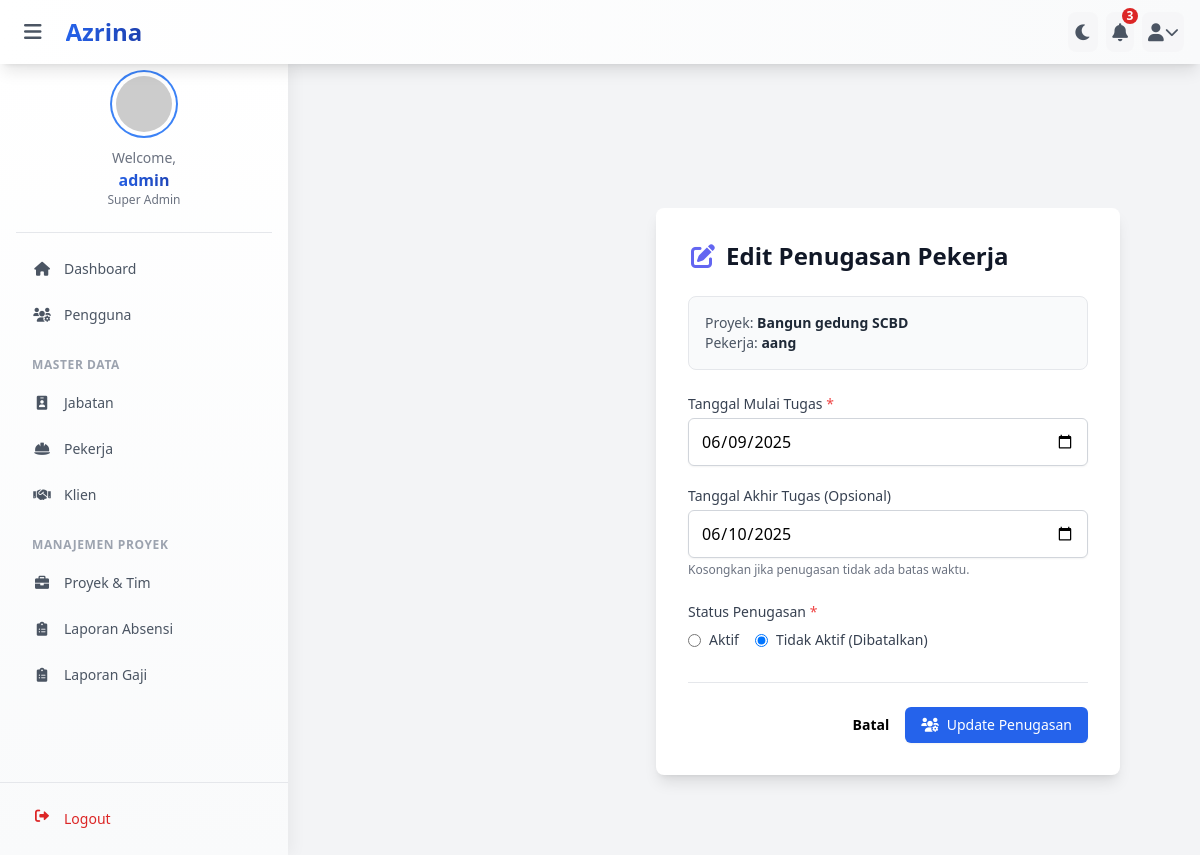
The page /penugasan/edit.php?id_penugasan=25 (signed in) on the database its author committed.
### tables this page shows
CREATE TABLE `proyek_pekerja` (
  `id_penugasan` int(11) NOT NULL,
  `id_projek` int(11) NOT NULL,
  `id_pekerja` int(11) NOT NULL,
  `tanggal_mulai_penugasan` date NOT NULL,
  `tanggal_akhir_penugasan` date DEFAULT NULL,
  `is_active` tinyint(1) NOT NULL DEFAULT 1,
  `created_by_mandor_id` int(11) DEFAULT NULL COMMENT 'Mandor yang menugaskan pekerja ini',
  `created_at` timestamp NOT NULL DEFAULT current_timestamp()
);

CREATE TABLE `projek` (
  `id_projek` int(11) NOT NULL,
  `id_klien` int(11) NOT NULL,
  `namaprojek` varchar(150) NOT NULL,
  `id_mandor_pekerja` int(11) NOT NULL COMMENT 'FK ke id_pekerja, mandor utama proyek ini',
  `jenisprojek` varchar(100) DEFAULT NULL,
  `status` enum('planning','active','completed') NOT NULL,
  `lokasi` text DEFAULT NULL,
  `tanggal_mulai_projek` date DEFAULT NULL,
  `tanggal_selesai_projek` date DEFAULT NULL
);

CREATE TABLE `pekerja` (
  `id_pekerja` int(11) NOT NULL,
  `namapekerja` varchar(100) NOT NULL,
  `id_jabatan` int(11) NOT NULL,
  `no_hp` varchar(20) DEFAULT NULL,
  `no_rek` varchar(30) DEFAULT NULL,
  `is_active` tinyint(1) NOT NULL DEFAULT 1
);

### penugasan/edit.php (the view, shortened to what this page needs)
<?php
require_once '../config.php';
$user_role = $_SESSION['role'];
$id_penugasan_edit = intval($_GET['id_penugasan']);
$sql_get_penugasan = "SELECT
                          pp.id_penugasan, pp.id_projek, pp.tanggal_mulai_penugasan, pp.tanggal_akhir_penugasan, pp.is_active,
                          pr.namaprojek,
                          pek.namapekerja,
                          pr.id_mandor_pekerja
                      FROM proyek_pekerja pp
                      INNER JOIN projek pr ON pp.id_projek = pr.id_projek
                      INNER JOIN pekerja pek ON pp.id_pekerja = pek.id_pekerja
                      WHERE pp.id_penugasan = ?";
$stmt_get = mysqli_prepare($koneksi, $sql_get_penugasan);
$penugasan_lama = null;
if ($stmt_get) {
    mysqli_stmt_bind_param($stmt_get, "i", $id_penugasan_edit);
    mysqli_stmt_execute($stmt_get);
    $result_get = mysqli_stmt_get_result($stmt_get);
    $penugasan_lama = mysqli_fetch_assoc($result_get);
} else {   }
$id_projek_terkait = $penugasan_lama['id_projek'];
$form_data = isset($_SESSION['form_data']) ? $_SESSION['form_data'] : $penugasan_lama;
require_once '../includes/header.php';
if ($user_role == 'super_admin') { require_once '../includes/sidebar_super_admin.php'; }
elseif ($user_role == 'admin') { require_once '../includes/sidebar_admin.php'; }
elseif ($user_role == 'mandor') { require_once '../includes/sidebar_mandor.php'; }
?>
<main class="content-wrapper mt-16 md:ml-72">
    <div class="max-w-2xl mx-auto p-4 sm:p-6 lg:p-8">
        <div class="bg-white dark:bg-gray-800 rounded-lg shadow-lg p-6 sm:p-8">
            <h1 class="text-xl sm:text-2xl font-semibold text-gray-900 dark:text-white mb-6">
                <i class="fas fa-edit fa-fw mr-2 text-indigo-500"></i>Edit Penugasan Pekerja
            </h1>
            <div class="mb-6 p-4 bg-gray-50 dark:bg-gray-700/50 rounded-lg border border-gray-200 dark:border-gray-700">
                <p class="text-sm text-gray-600 dark:text-gray-400">Proyek: <strong class="text-gray-800 dark:text-white"><?php echo htmlspecialchars($penugasan_lama['namaprojek']); ?></strong></p>
                <p class="text-sm text-gray-600 dark:text-gray-400">Pekerja: <strong class="text-gray-800 dark:text-white"><?php echo htmlspecialchars($penugasan_lama['namapekerja']); ?></strong></p>
            </div>
            <form action="<?php echo BASE_URL; ?>penugasan/proses.php?aksi=edit&id_penugasan=<?php echo $id_penugasan_edit; ?>&id_projek=<?php echo $id_projek_terkait; ?>" method="POST">
                <div class="mb-5">
                    <label for="tanggal_mulai_penugasan" class="block text-sm font-medium text-gray-700 dark:text-gray-300 mb-1">Tanggal Mulai Tugas <span class="text-red-500">*</span></label>
                    <input type="date" name="tanggal_mulai_penugasan" id="tanggal_mulai_penugasan" required
                           value="<?php echo htmlspecialchars($form_data['tanggal_mulai_penugasan'] ?? ''); ?>"
                           class="w-full px-3 py-2.5 border border-gray-300 dark:border-gray-600 rounded-md shadow-sm ...">
                </div>
                <div class="mb-6">
                    <label for="tanggal_akhir_penugasan" class="block text-sm font-medium text-gray-700 dark:text-gray-300 mb-1">Tanggal Akhir Tugas (Opsional)</label>
                    <input type="date" name="tanggal_akhir_penugasan" id="tanggal_akhir_penugasan"
                           value="<?php echo htmlspecialchars($form_data['tanggal_akhir_penugasan'] ?? ''); ?>"
                           class="w-full px-3 py-2.5 border border-gray-300 dark:border-gray-600 rounded-md shadow-sm ...">
                     <p class="mt-1 text-xs text-gray-500 dark:text-gray-400">Kosongkan jika penugasan tidak ada batas waktu.</p>
                </div>
                <div class="mb-6">
                    <label class="block text-sm font-medium text-gray-700 dark:text-gray-300 mb-1">Status Penugasan <span class="text-red-500">*</span></label>
                    <div class="flex items-center space-x-4 pt-1">
                        <label class="inline-flex items-center cursor-pointer">
                            <input type="radio" name="is_active" value="1" class="form-radio ..."
                                <?php echo (isset($form_data['is_active']) && $form_data['is_active'] == '1') ? 'checked' : ''; ?>>
                            <span class="ml-2 text-sm text-gray-700 dark:text-gray-300">Aktif</span>
                        </label>
                        <label class="inline-flex items-center cursor-pointer">
                            <input type="radio" name="is_active" value="0" class="form-radio ..."
                                <?php echo (isset($form_data['is_active']) && $form_data['is_active'] == '0') ? 'checked' : ''; ?>>
                            <span class="ml-2 text-sm text-gray-700 dark:text-gray-300">Tidak Aktif (Dibatalkan)</span>
                        </label>
                    </div>
                </div>
                <div class="mt-8 flex items-center justify-end gap-x-4 border-t border-gray-200 dark:border-gray-700 pt-6">
                    <a href="<?php echo BASE_URL; ?>penugasan/detail_tim.php?id_projek=<?php echo $id_projek_terkait; ?>" class="text-sm font-semibold ...">Batal</a>
                    <button type="submit" class="inline-flex items-center px-4 py-2 bg-blue-600 hover:bg-blue-700 text-white text-sm font-medium rounded-md shadow-sm transition duration-150 ease-in-out focus:outline-none focus:ring-2 focus:ring-offset-2 focus:ring-blue-500 dark:focus:ring-offset-gray-800">
                        <i class="fas fa-users-cog fa-fw mr-2"></i> Update Penugasan
                    </button>
                </div>
            </form>
        </div>
    </div>
</main>

### assets/css/style.css (style rules this page uses)
* { margin: 0; padding: 0; box-sizing: border-box; }
body { transition: padding-left 0.3s ease-in-out; }
.content-wrapper { transition: margin-left 0.3s ease-in-out; margin-top: 4rem; padding: 1.5rem; }
@media (min-width: 768px) { .content-wrapper { margin-left: 18rem; } }

### includes/header.php (style rules this page uses)
body { transition: background-color 0.5s ease-in-out; }
* { transition: background-color 0.3s ease-in-out, border-color 0.3s ease-in-out, color 0.3s ease-in-out; }

### rows shown on the page
proyek_pekerja: id_projek.namaprojek "Bangun gedung SCBD", id_pekerja.namapekerja "aang", tanggal_mulai_penugasan "06/09/2025", tanggal_akhir_penugasan "06/10/2025", is_active "☐ Aktif", is_active "☑ Tidak Aktif (Dibatalkan)"

### other values the page prints
str_replace('_', ' ', $_SESSION['role']) "Super Admin"
